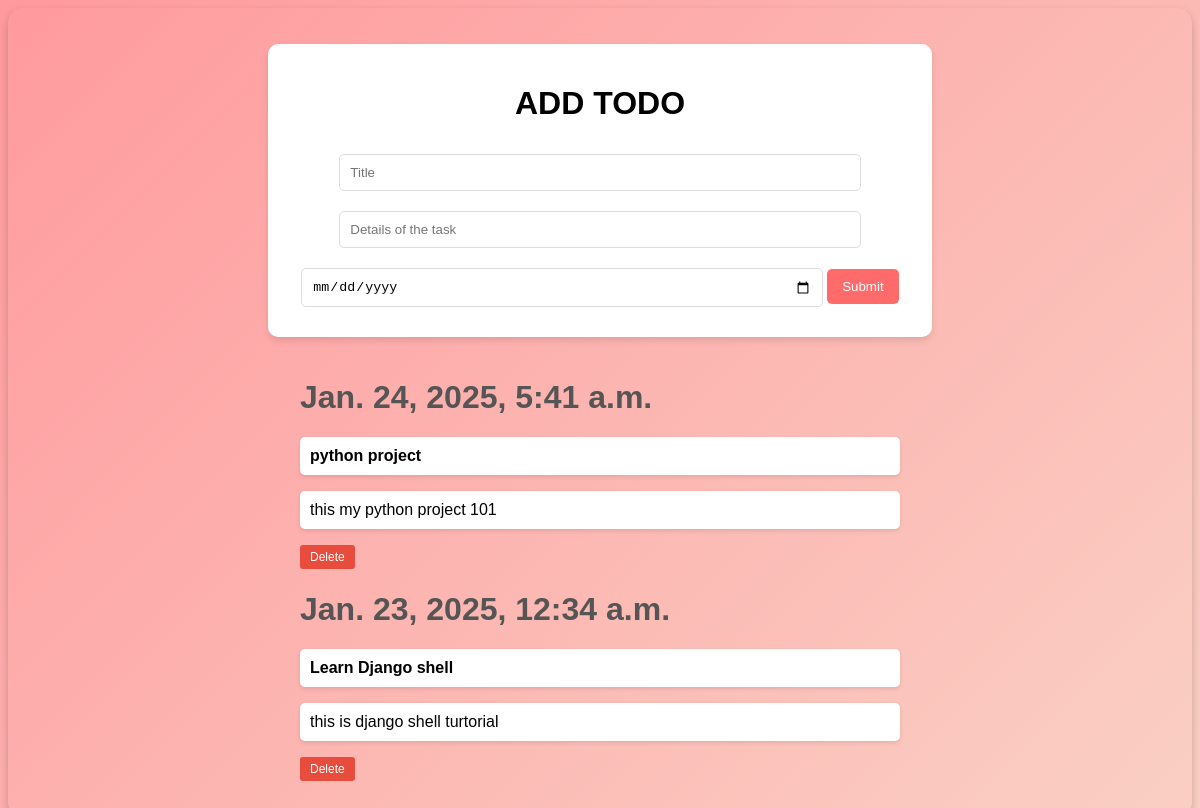
The app's page /, older data.
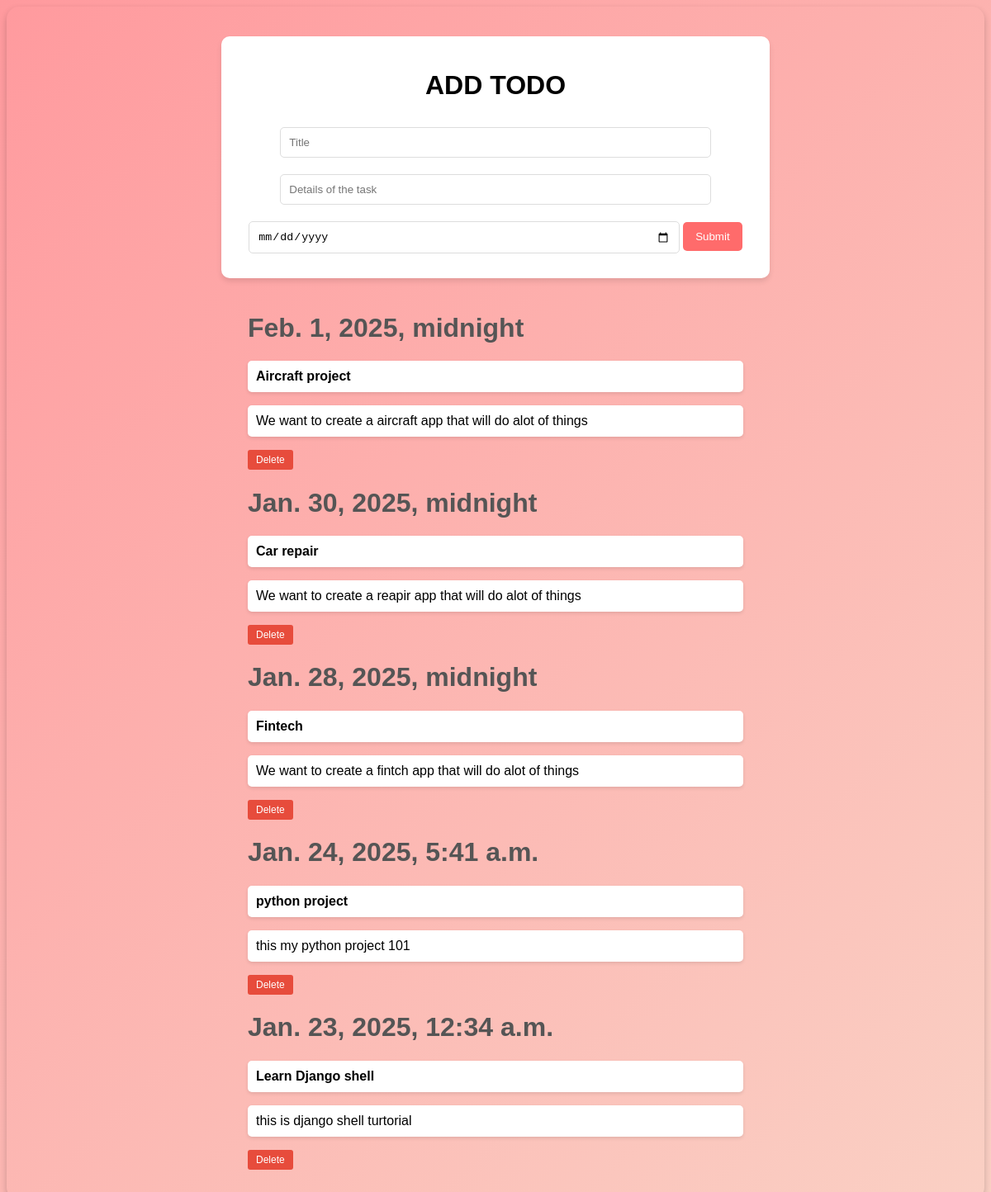
The same page, newer data.
### todo/models.py (models this page shows, shortened)
class Todo(models.Model):
    title = models.CharField(max_length=100)
    details = models.TextField()
    date = models.DateTimeField(default=timezone.now)

### todo/views.py (the view)
# urls.py: path('', views.home, name='home'),
def home(request):# this function will display all todo items
    item_list = Todo.objects.order_by("-date") # get all todo items oreder by date
    if request.method == 'POST': #  check if the form is submitted
        forms = TodoForm(request.POST)
        if forms.is_valid():
            forms.save()
            messages.success(request, 'Todo Item added Successfully!!!')
            return redirect('home')
    else:
        return render(request, 'todo/index2.html/',{'item_list':item_list})

### todo/templates/todo/index2.html (shortened to what this page needs)
<!DOCTYPE html>
<html>
<head>
</head>
<body>
    <div id="form">
        <h1>ADD TODO</h1>
        <form action="{% url 'home' %}" method="post">
            <input type="text" name="title" placeholder="Title" required>
            <input type="text" name="details" placeholder="Details of the task" required>
            <input type="date" name="date" required>
            <button type="submit">Submit</button>
        </form>
    </div>
    <div id="list">
        {% for i in item_list %}
            <h1>{{ i.date }}</h1>
            <p><strong>{{ i.title }}</strong></p>
            <p>{{ i.details }}</p>
            <form action="{% url 'del' i.id %}" method="post" style="display: inline;">
                <button type="submit" class="delete-btn">Delete</button>
            </form>
        {% endfor %}
    </div>
</body>
</html>

Row changes from the older to the newer data that the page shows:
added Todo: date "Feb. 1, 2025, midnight", title "Aircraft project", details "We want to create a aircraft app that will do alot of things"
added Todo: date "Jan. 30, 2025, midnight", title "Car repair", details "We want to create a reapir app that will do alot of things"
added Todo: date "Jan. 28, 2025, midnight", title "Fintech", details "We want to create a fintch app that will do alot of things"
